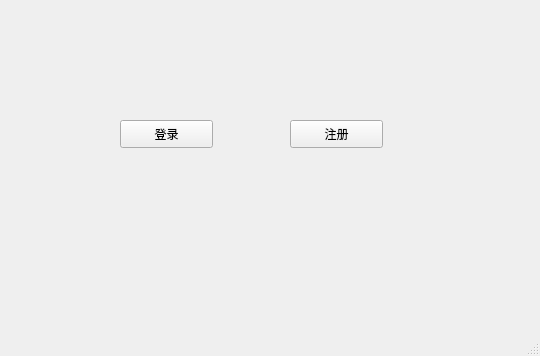
<?xml version="1.0" encoding="UTF-8"?>
<ui version="4.0">
 <class>MainWindow</class>
 <widget class="QMainWindow" name="MainWindow">
  <property name="geometry">
   <rect>
    <x>0</x>
    <y>0</y>
    <width>540</width>
    <height>356</height>
   </rect>
  </property>
  <property name="windowTitle">
   <string>MainWindow</string>
  </property>
  <widget class="QWidget" name="centralwidget">
   <widget class="QPushButton" name="login_button">
    <property name="geometry">
     <rect>
      <x>120</x>
      <y>120</y>
      <width>93</width>
      <height>28</height>
     </rect>
    </property>
    <property name="text">
     <string>登录</string>
    </property>
   </widget>
   <widget class="QPushButton" name="reg_button">
    <property name="geometry">
     <rect>
      <x>290</x>
      <y>120</y>
      <width>93</width>
      <height>28</height>
     </rect>
    </property>
    <property name="text">
     <string>注册</string>
    </property>
   </widget>
  </widget>
  <widget class="QMenuBar" name="menubar">
   <property name="geometry">
    <rect>
     <x>0</x>
     <y>0</y>
     <width>540</width>
     <height>25</height>
    </rect>
   </property>
  </widget>
  <widget class="QStatusBar" name="statusbar"/>
 </widget>
 <resources/>
 <connections/>
</ui>
